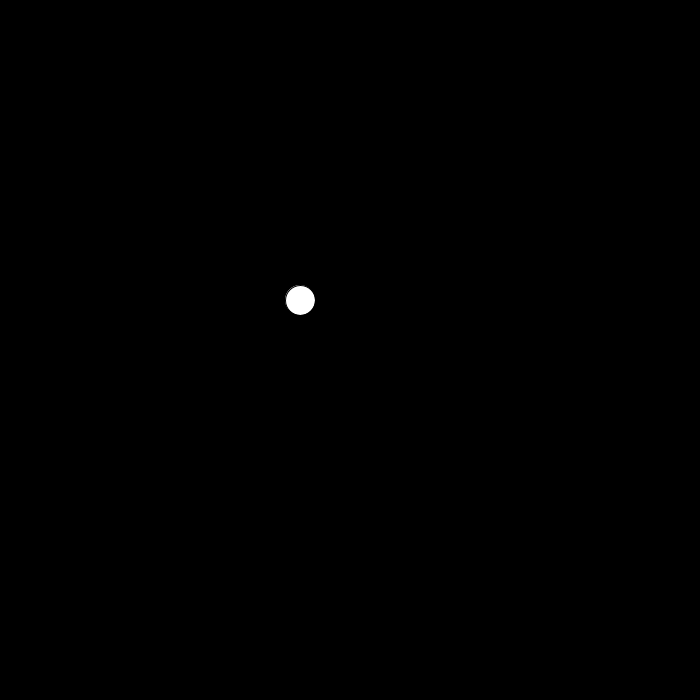
Frame 1 (no input)
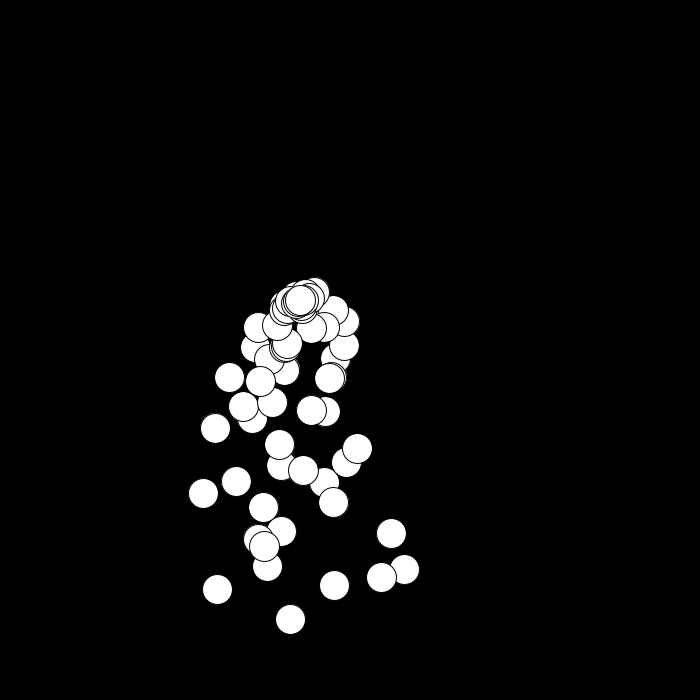
Frame 60 (the mouse pressed at the canvas centre just before this capture)
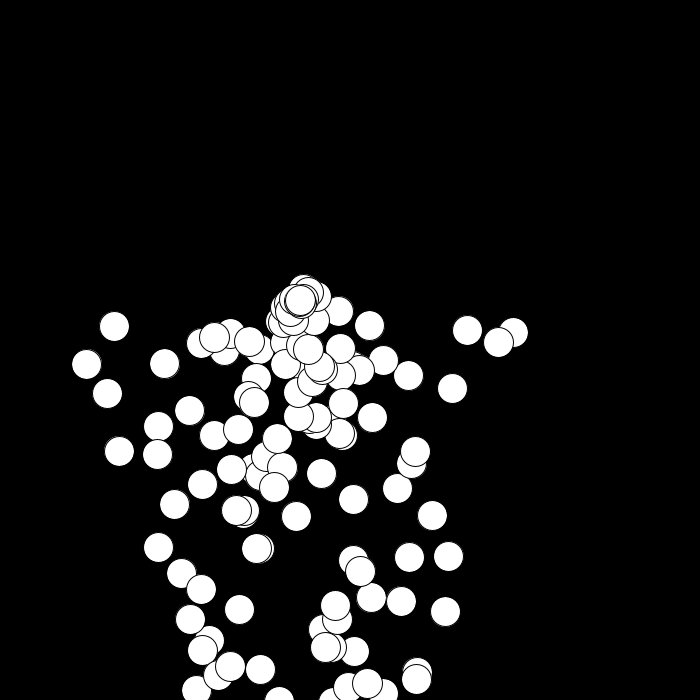
Frame 120 (the mouse held since frame 60 and released just before this capture)

The Processing sketch that drew these frames (run headless with seeded random() and noise(); from frame 60 on, the mouse is pressed at the canvas centre):

// Processing sketch: dizi_listeler2
// ── dizi_listeler2.pde

ArrayList toplam_ball;


void setup(){
  size(700,700);
  smooth();
  
 toplam_ball = new ArrayList(); 

 /*for(int i = 0; i < 100; i++){
   toplar ball = new toplar(random(0,width),random(0,200)); 
   toplam_ball.add(ball);
 }*/
 
}

void draw(){
  background(0);
  
   //toplar ball = new toplar(random(0,width),random(0,200)); /* Burada topların koordinatları rastgele değer alır. rastgele değeri 0-width 0-200 arası alırlar..
                                                              /* Rastgele toplar üretilir. 300,300 gibi değerler yazılırsa toplar bu koordinatlardan türetilir.*/
   toplar ball = new toplar(300,300);                                                            
   toplam_ball.add(ball);
  
   for(int i = 0; i < toplam_ball.size(); i++){
     toplar ball2 = (toplar) toplam_ball.get(i); 
     ball2.yurut();
   }
   
}
// ── toplar.pde

class toplar{
  //Global değişkenler
  float x    = 0;
  float y    = 0;
  float hizX = random(-2,2); // hızın random seçilmesi program içerisinde topların farklı hızlarda hareket ettiğini gösterir.
  float hizY = random(-2,2); // Normal bir değer verilirse türetilen toplar bu değerle hareket eder.
  
  //Yapıcı metodlar
  toplar(float _x, float _y){
    x = _x;
    y = _y;
  }
  
  void yurut(){
     goruntule();
     tasi();
     sicrama();
     dusme();
  }
  
  void goruntule(){
    ellipse(x,y,30,30);
  }
  
  void tasi(){
    x = x + hizX;
    y = y + hizY;
  }
  
  void sicrama(){
    if(x > width){
      hizX = hizX * -1;
    }
    if(x < 0){
      hizX = hizX * -1;
    }
    if(y > height){
      hizY = hizY * -1;
    }
    if(y < 0){
      hizY = hizY * -1;
    }
  }
  
  void dusme(){
    hizY = hizY + 0.2;
  }
  
}
